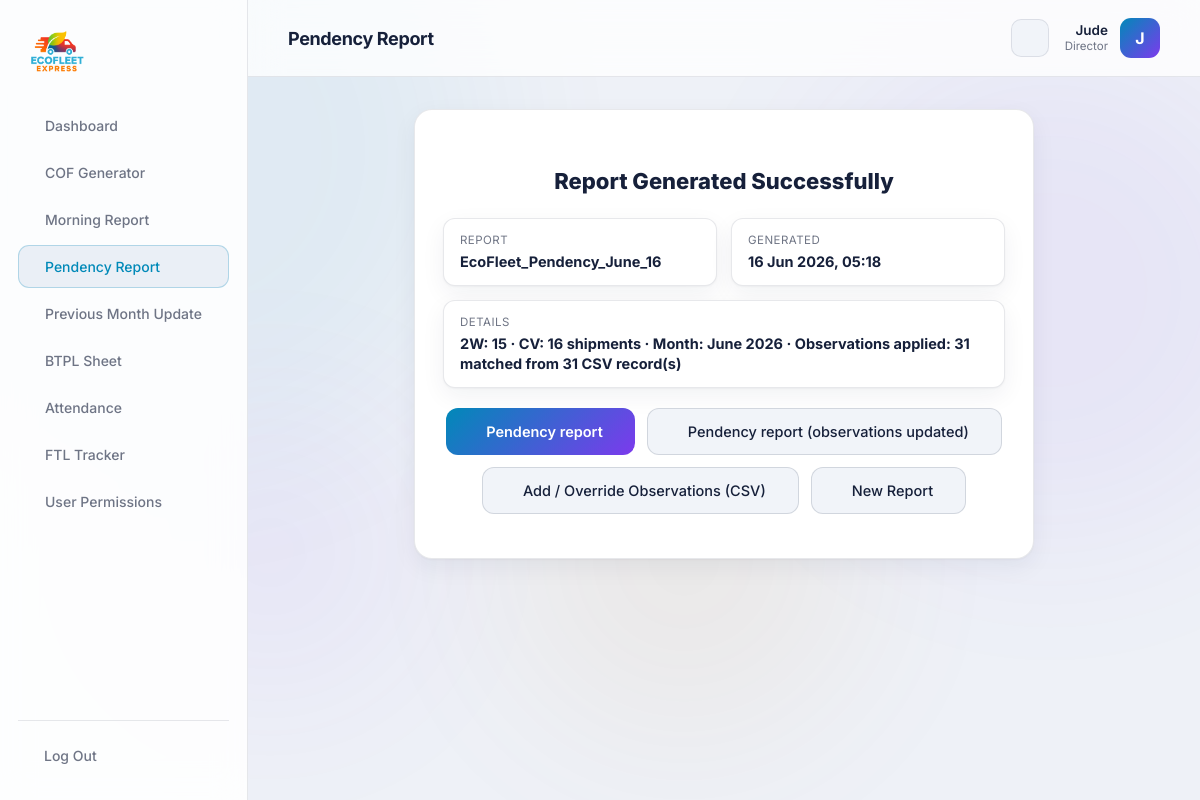
/portal/result/46/ (signed in), run on an earlier commit of the app's database.
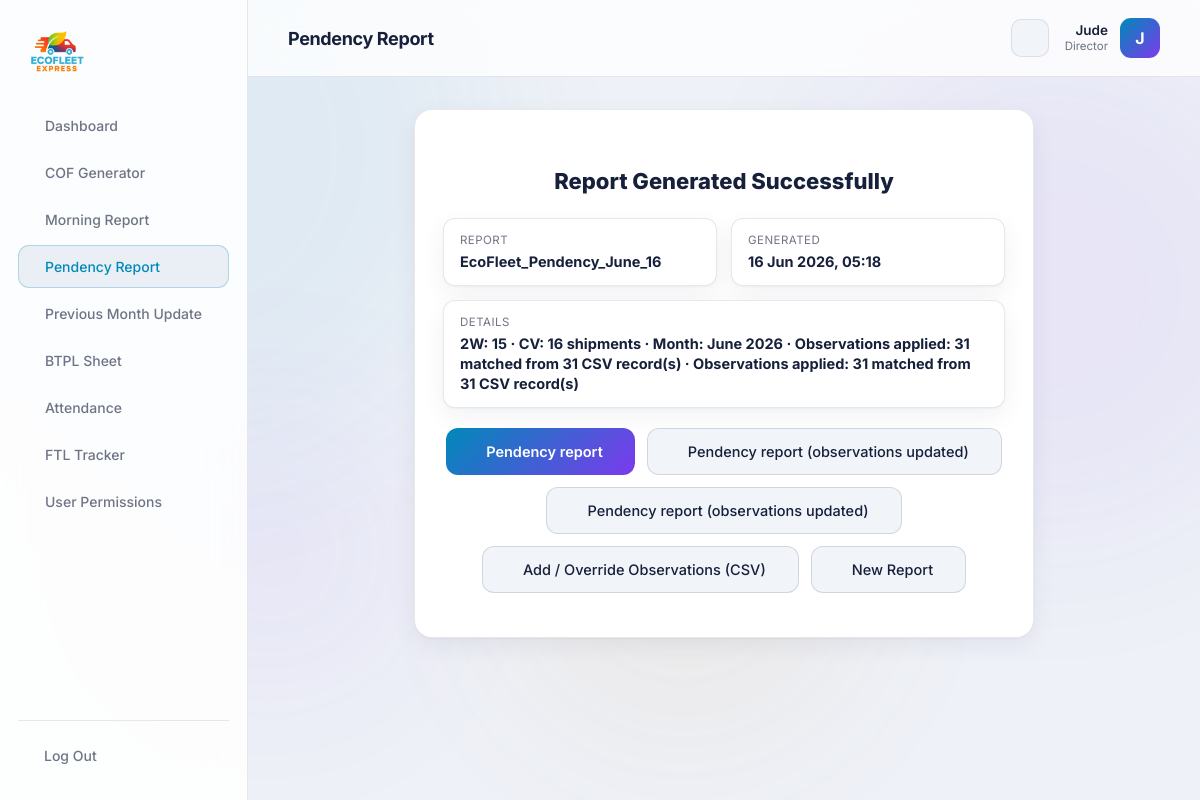
And on a later commit of the database.
### core/models.py (models this page shows, shortened)
class ToolRun(models.Model):
    TOOL_COF = 'COF'
    TOOL_MORNING = 'MORNING'
    TOOL_PENDENCY = 'PENDENCY'
    TOOL_PREV_MONTH = 'PREV_MONTH'
    TOOL_BTPL = 'BTPL'
    TOOL_ATTENDANCE = 'ATTENDANCE'
    TOOL_FTL = 'FTL'
    TOOL_CHOICES = [
        (TOOL_COF, 'COF Generator'),
        (TOOL_MORNING, 'Morning Report'),
        (TOOL_PENDENCY, 'Pendency Report'),
        (TOOL_PREV_MONTH, 'Previous Month Update'),
        (TOOL_BTPL, 'BTPL Sheet'),
        (TOOL_ATTENDANCE, 'Attendance Tracker'),
        (TOOL_FTL, 'FTL Tracker'),
    ]
    STATUS_SUCCESS = 'SUCCESS'
    STATUS_FAILED = 'FAILED'
    STATUS_CHOICES = [
        (STATUS_SUCCESS, 'Success'),
        (STATUS_FAILED, 'Failed'),
    ]
    user = models.ForeignKey(
        settings.AUTH_USER_MODEL,
        on_delete=models.SET_NULL,
        null=True, blank=True,
        related_name='tool_runs',
    )
    tool = models.CharField(max_length=20, choices=TOOL_CHOICES)
    status = models.CharField(max_length=10, choices=STATUS_CHOICES, default=STATUS_SUCCESS)
    reference = models.CharField(max_length=120, blank=True)   # e.g. COF number
    detail = models.TextField(blank=True)
    output_file = models.FileField(upload_to='tool_outputs/%Y/%m/', blank=True, null=True)
    created_at = models.DateTimeField(auto_now_add=True)
    class Meta:
        ordering = ['-created_at']

class ToolRunFile(models.Model):
    run = models.ForeignKey(ToolRun, on_delete=models.CASCADE, related_name='files')
    label = models.CharField(max_length=80)
    file = models.FileField(upload_to='tool_outputs/%Y/%m/')
    download_name = models.CharField(max_length=255, blank=True)  # user-facing filename
    created_at = models.DateTimeField(auto_now_add=True)
    class Meta:
        ordering = ['id']

### core/views/common.py (the view)
# urls.py: path('portal/result/<int:pk>/', views.tool_result, name='tool_result'),
@staff_required
def tool_result(request, pk):
    run = get_object_or_404(ToolRun.objects.prefetch_related('files'),
                            pk=pk, status=ToolRun.STATUS_SUCCESS)
    active = {'COF': 'cof', 'MORNING': 'morning', 'PENDENCY': 'pendency', 'PREV_MONTH': 'prev_month'}.get(run.tool, '')
    from core.models import UserProfile
    profile, _ = UserProfile.objects.get_or_create(user=request.user)
    if active and not getattr(profile, f"can_use_{active}", False):
        messages.error(request, f"You do not have permission to view results for the {run.get_tool_display()} tool.")
        return redirect('dashboard')
    return render(request, 'core/portal/tool_result.html', {'active': active, 'run': run})

### templates/core/portal/tool_result.html (shortened to what this page needs)
{% extends 'core/portal/base.html' %}
{% block heading %}{{ run.get_tool_display }}{% endblock %}
{% block content %}
<div class="portal-card cof-success">
  <h2>Report Generated Successfully</h2>
  <div class="cof-success-grid">
    <div><span>Report</span><strong>{{ run.reference|default:run.get_tool_display }}</strong></div>
    <div><span>Generated</span><strong>{{ run.created_at|date:"d M Y, H:i" }}</strong></div>
    <div class="full"><span>Details</span><strong>{{ run.detail }}</strong></div>
  </div>
  <div class="cof-success-actions">
    {% for f in run.files.all %}
    <a href="{% url 'download_file' f.id %}" class="{% if forloop.first %}btn-primary{% else %}btn-secondary{% endif %}">
       {{ f.label }}
    </a>
    {% endfor %}
    {% if run.tool == 'PENDENCY' %}
    <a href="{% url 'pendency_observations' run.pk %}" class="btn-secondary"> Add / Override Observations (CSV)</a>
    <a href="{% url 'pendency_report' %}" class="btn-secondary"> New Report</a>
    {% elif run.tool == 'MORNING' %}
    <a href="{% url 'morning_report' %}" class="btn-secondary"><i class="ti ti-plus"></i> New Report</a>
    {% elif run.tool == 'PREV_MONTH' %}
    <a href="{% url 'prev_month_update' %}" class="btn-secondary"><i class="ti ti-plus"></i> New Update</a>
    {% endif %}
  </div>
</div>
{% endblock %}

### templates/core/portal/base.html (shortened to what this page needs)
{% load static %}
<!DOCTYPE html>
<html lang="en">
<head>
    <link rel="stylesheet" href="https://cdn.jsdelivr.net/npm/@tabler/icons-webfont@latest/tabler-icons.min.css" />
    <link rel="stylesheet" href="{% static 'css/main.css' %}" />
    <link rel="stylesheet" href="{% static 'css/portal.css' %}" />
</head>
<body class="portal-body">
<div class="orbs">
    <div class="orb orb3"></div><div class="orb orb4"></div>
</div>
<aside class="portal-sidebar" id="portalSidebar">
    <a href="{% url 'home' %}" class="portal-logo">
        <img src="{% static 'images/logo.png' %}" alt="EcoFleet Express" />
    </a>
    <nav class="portal-nav">
        <a href="{% url 'dashboard' %}" class="{% if active == 'dashboard' %}active{% endif %}"> Dashboard</a>
        {% if request.user.profile.can_use_cof %}
        <a href="{% url 'cof_generator' %}" class="{% if active == 'cof' %}active{% endif %}"> COF Generator</a>
        {% endif %}
        {% if request.user.profile.can_use_morning %}
        <a href="{% url 'morning_report' %}" class="{% if active == 'morning' %}active{% endif %}"> Morning Report</a>
        {% endif %}
        {% if request.user.profile.can_use_pendency %}
        <a href="{% url 'pendency_report' %}" class="{% if active == 'pendency' %}active{% endif %}"> Pendency Report</a>
        {% endif %}
        {% if request.user.profile.can_use_prev_month %}
        <a href="{% url 'prev_month_update' %}" class="{% if active == 'prev_month' %}active{% endif %}"> Previous Month Update</a>
        {% endif %}
        {% if request.user.profile.can_use_btpl %}
        <a href="{% url 'btpl_sheet' %}" class="{% if active == 'btpl' %}active{% endif %}"> BTPL Sheet</a>
        {% endif %}
        {% if request.user.profile.can_use_attendance %}
        <a href="{% url 'attendance_sheet' %}" class="{% if active == 'attendance' %}active{% endif %}"> Attendance</a>
        {% endif %}
        {% if request.user.profile.can_use_ftl %}
        <a href="{% url 'ftl_sheet' %}" class="{% if active == 'ftl' %}active{% endif %}"> FTL Tracker</a>
        {% endif %}
        {% if request.user.profile.role == 'Director' %}
        <a href="{% url 'portal_users' %}" class="{% if active == 'users' %}active{% endif %}"> User Permissions</a>
        {% endif %}
    </nav>
    <div class="portal-sidebar-foot">
        <a href="{% url 'portal_logout' %}" class="portal-logout"> Log Out</a>
    </div>
</aside>
<div class="portal-main">
    <header class="portal-topbar">
        <div class="portal-topbar-title">{% block heading %}{% endblock %}</div>
        <button class="theme-toggle" id="themeToggle" type="button" aria-label="Toggle light theme" title="Toggle theme">
        </button>
        <div class="portal-user">
            <div class="portal-user-meta">
            <span class="portal-user-name">{{ request.user.first_name|default:request.user.username }}</span>
            <span class="portal-user-role">{{ request.user.profile.role|default:"Employee" }}</span>
          </div>
          <div class="portal-avatar">{{ request.user.username|slice:":1"|upper }}</div>
        </div>
    </header>
      <main class="portal-content">
        {% block content %}{% endblock %}
      </main>
    </div>
</body>
</html>

What changed in the data, as far as the page shows it:
changed ToolRun "Pendency Report": detail "2W: 15 · CV: 16 shipments · Month: June 2026 · Observations applied: 31 matched from 31 CSV record(s)" → "2W: 15 · CV: 16 shipments · Month: June 2026 · Observations applied: 31 matched from 31 CSV record(s) · Observations applied: 31 matched from 31 CSV record(s)"
added ToolRunFile: label "Pendency report (observations updated)"
